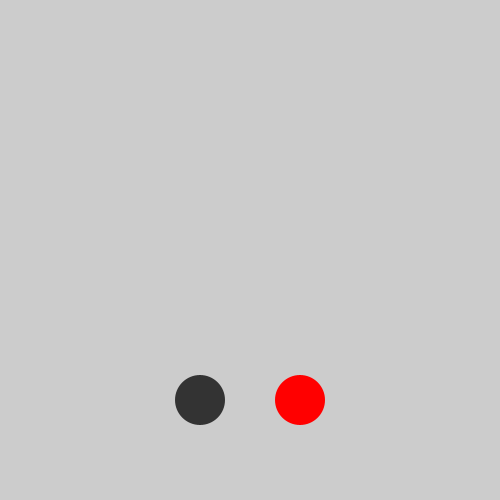
Frame 1 (no input)
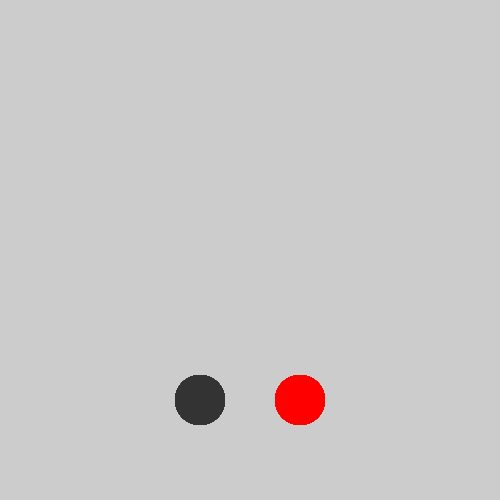
Frame 60 (the mouse pressed at the canvas centre just before this capture)
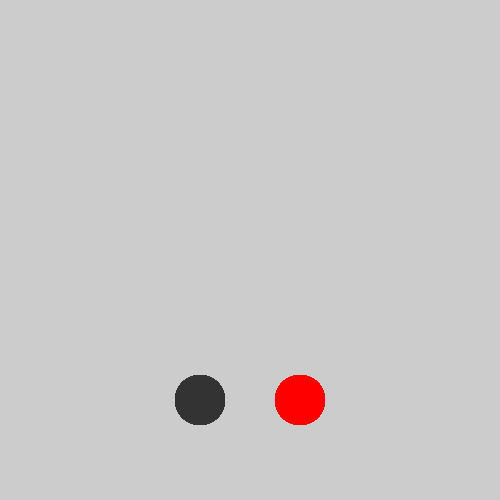
Frame 120 (the mouse held since frame 60 and released just before this capture)

The Processing sketch that drew these frames (run headless with seeded random() and noise(); from frame 60 on, the mouse is pressed at the canvas centre):

// Processing sketch: lampa_hf_kiindulo
// ── lampa_hf_kiindulo.pde
/* nem csak //-rel lehet kommentezni,
csillagokkal es perjelekkel. 
Ez abban mas mint a sima perjeles, 
hogy a csillagok kozott akarhany sor lehet
//-bol minden sorban ujat kell kitenni
*/

/*
ebben a kiindulo kodban //-rel jeloltem azokat a kommenteket, 
amik arrol szolnak, hogy oda kene valami kodot irni a hazihoz. 
csillagos kommentbe kerultek a magyarazo szovegek. 

*/

/* gombok helye */
float kapcsolox=200;
float kapcsoloy=400;
float pirosx= 300;
float pirosy=400;
// ide kell meg masik 2 gomb

/* gombok merete */
float sugar=50;

/* ebben a valtozoban tarlohatod, 
hogy eppen fel van-e kapcsolva a lampa
*/
boolean lampa_on=false;

void setup() {
  size(500, 500);
}

void draw() {

  /* gombok kiarjozlasa */
  noStroke();
  /*on off gomb*/
  fill(#333333);
  ellipse( kapcsolox, kapcsoloy, sugar, sugar);
  /*piros gomb*/
  fill(#ff0000);
  ellipse( pirosx, pirosy, sugar, sugar);
  // ide tedd majd a masik ket gombot
  
  if (mousePressed){
  
    // ha az ONOFF gombon kattintott, 
    // akkor a lampa_on erteke valtson at:
    // ha eddig nem volt felkapcsolva, akkor innentol legyen
    // ha eddig fel volt kapcsolva, akkor ezentul ne legyen
  
  
    // ha egy szines gombra kattintott ES a lampa fel van kapcsolva, 
    // akkor valtson at a lampa szine
  }
 
  if (lampa_on) {
    // allitsd be a lampa szinet, legyen attetszo
    triangle(250, -130, -50, 500, 550, 500);
  }
}
